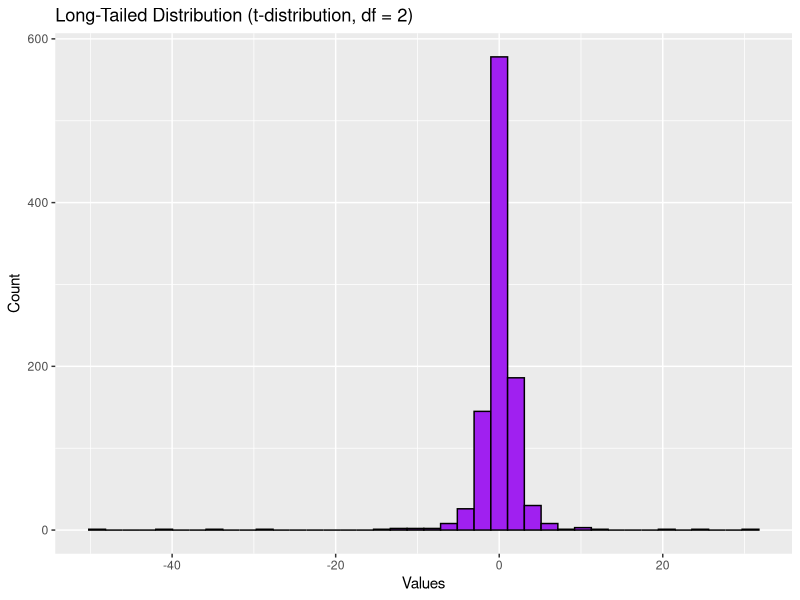
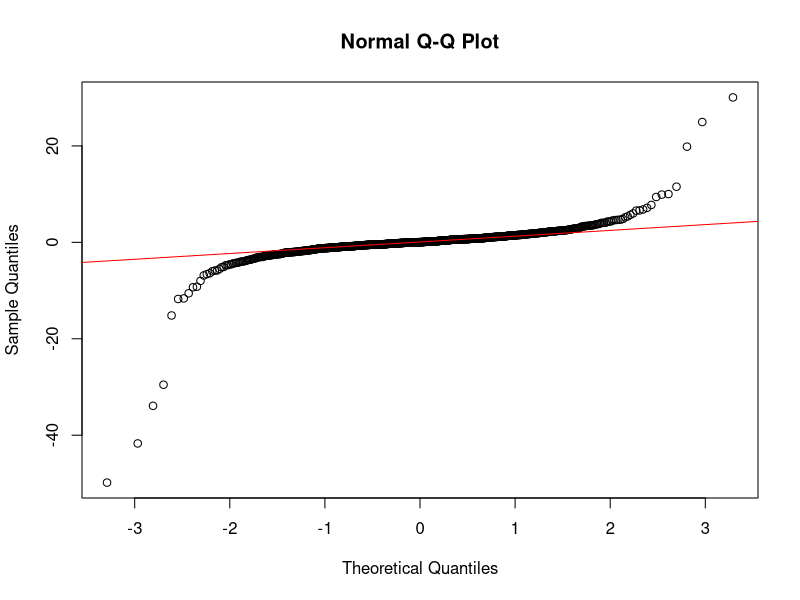
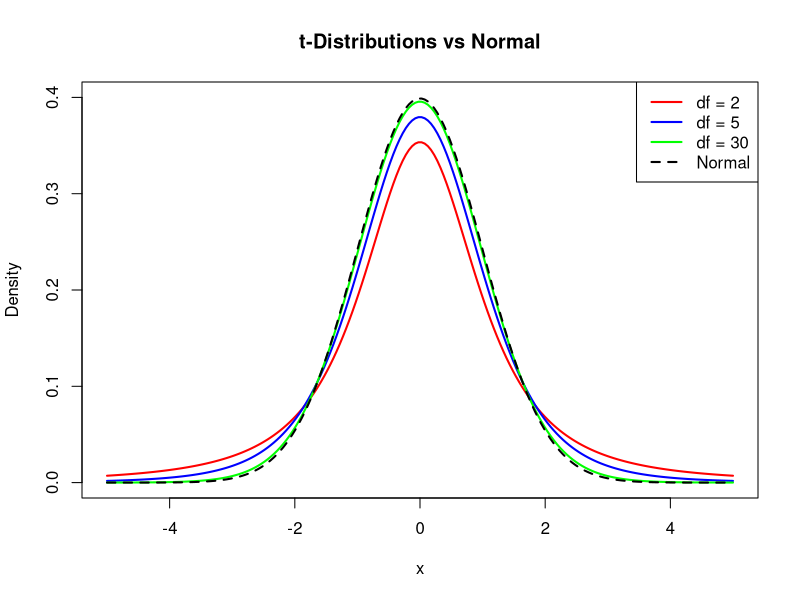

These figures' R source, in order:
## ---- chunk 1
knitr::opts_chunk$set(echo = TRUE)
library(ggplot2)
library(dplyr)
library(readr)
## ---- chunk 2
set.seed(1)
# Student's t-distribution with low degrees of freedom (heavy tails)
long_tail_data <- rt(1000, df = 2)

# Histogram to show fat tails
ggplot(data.frame(long_tail_data), aes(x = long_tail_data)) +
  geom_histogram(bins = 40, fill = "purple", color = "black") +
  ggtitle("Long-Tailed Distribution (t-distribution, df = 2)") +
  xlab("Values") + ylab("Count")
## ---- chunk 3
qqnorm(long_tail_data)
qqline(long_tail_data, col = "red")
## ---- chunk 4
x <- seq(-5, 5, length = 200)
plot(x, dt(x, df = 2), type = "l", col = "red", lwd = 2, ylim = c(0, 0.4),
     ylab = "Density", main = "t-Distributions vs Normal")
lines(x, dt(x, df = 5), col = "blue", lwd = 2)
lines(x, dt(x, df = 30), col = "green", lwd = 2)
lines(x, dnorm(x), col = "black", lwd = 2, lty = 2)
legend("topright", legend = c("df = 2", "df = 5", "df = 30", "Normal"),
       col = c("red", "blue", "green", "black"), lty = c(1,1,1,2), lwd = 2)
